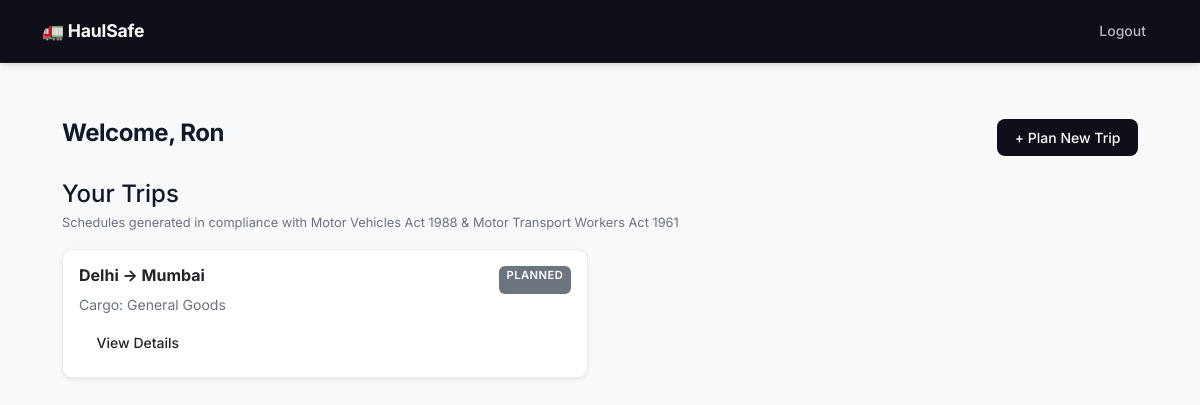
The app's page /manager (signed in), older data.
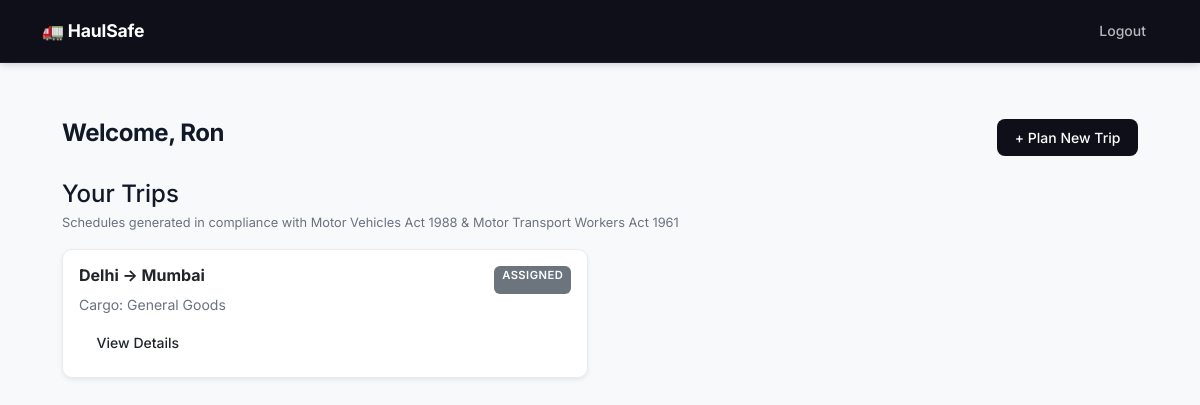
The same page, newer data.
### tables this page shows
CREATE TABLE trips (
            id INTEGER PRIMARY KEY AUTOINCREMENT,
            manager_id INTEGER NOT NULL,
            driver_id INTEGER,
            origin TEXT NOT NULL,
            destination TEXT NOT NULL,
            cargo_type TEXT NOT NULL,
            cargo_fragile INTEGER DEFAULT 0,
            cargo_temp_sensitive INTEGER DEFAULT 0,
            status TEXT DEFAULT 'planned',
            created_at TIMESTAMP DEFAULT CURRENT_TIMESTAMP,
            FOREIGN KEY (manager_id) REFERENCES users(id),
            FOREIGN KEY (driver_id) REFERENCES users(id)
        );

### manager.py (the view)
@manager.route('/manager')
@manager_required
def dashboard():
    db = get_db()
    trips = db.execute(
        'SELECT * FROM trips WHERE manager_id = ? ORDER BY created_at DESC',
        (session['user_id'],)
    ).fetchall()
    db.close()
    return render_template('manager_dashboard.html', trips=trips)

### database.py (called while the page is built)
def get_db():
    db = sqlite3.connect("haulsafe.db")
    db.row_factory = sqlite3.Row
    return db

### manager.py (called while the page is built)
def manager_required(f):
    @wraps(f)
    def decorated(*args, **kwargs):
        if not session.get('user_id') or session.get('role') != 'manager':
            return redirect('/login')
        return f(*args, **kwargs)
    return decorated

### templates/manager_dashboard.html (shortened to what this page needs)
{% extends "layout.html" %}
{% block content %}
<div class="d-flex justify-content-between align-items-center mb-4">
    <h2 class="fw-bold">Welcome, {{ session['user_name'] }}</h2>
    <a href="/manager/new_trip" class="btn btn-dark">+ Plan New Trip</a>
</div>
<h4 class="mb-1">Your Trips</h4>
<p class="text-muted mb-3" style="font-size:0.8rem;">Schedules generated in compliance with Motor Vehicles Act 1988 & Motor Transport Workers Act 1961</p>
{% if trips %}
    <div class="row">
        {% for trip in trips %}
        <div class="col-md-6 mb-3">
            <div class="card shadow-sm">
                <div class="card-body">
                    <div class="d-flex justify-content-between">
                        <h6 class="fw-bold">{{ trip['origin'] }} → {{ trip['destination'] }}</h6>
                        <span class="badge bg-secondary">{{ trip['status'] }}</span>
                    </div>
                    <p class="text-muted mb-1">Cargo: {{ trip['cargo_type'] }}</p>
                    <a href="/manager/trip/{{ trip['id'] }}" class="btn btn-sm btn-outline-dark">View Details</a>
                </div>
            </div>
        </div>
        {% endfor %}
    </div>
{% else %}
    <div class="text-center py-5 text-muted">
        <p>No trips planned yet.</p>
        <a href="/manager/new_trip" class="btn btn-dark">Plan your first trip</a>
    </div>
{% endif %}
{% endblock %}

Row changes from the older to the newer data that the page shows:
changed trips "Delhi": status "PLANNED" → "ASSIGNED"
